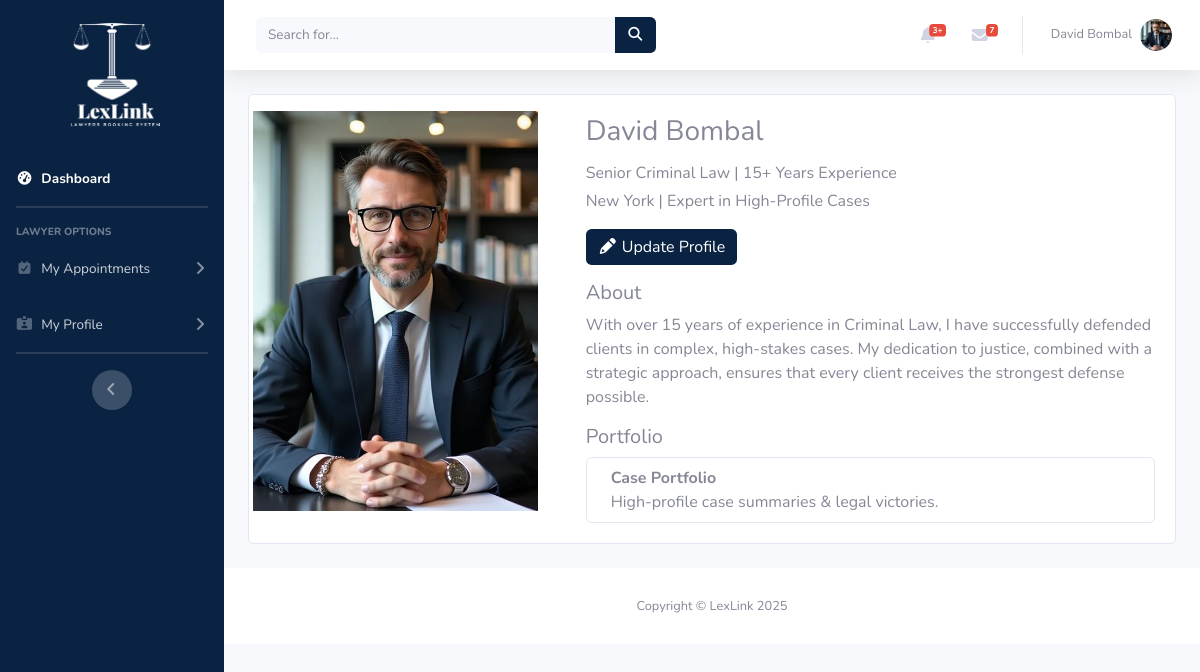
Page /lawyer/page/view-profile.php (signed in) on the committed database.
### tables this page shows
CREATE TABLE `lawyers` (
  `lawyer_id` int(10) UNSIGNED NOT NULL,
  `lawyer_name` varchar(255) NOT NULL,
  `lawyer_email` varchar(255) NOT NULL,
  `lawyer_password` varchar(255) NOT NULL,
  `lawyer_picture` varchar(255) DEFAULT NULL,
  `lawyer_document` varchar(255) DEFAULT NULL,
  `lawyer_category` int(11) DEFAULT NULL,
  `lawyer_city` int(11) DEFAULT NULL,
  `role` varchar(100) NOT NULL DEFAULT 'lawyer',
  `lawyer_status` enum('pending','active') DEFAULT 'pending',
  `is_lawyer_promoted` tinyint(1) DEFAULT 0,
  `created_at` timestamp NOT NULL DEFAULT current_timestamp(),
  `updated_at` timestamp NOT NULL DEFAULT current_timestamp() ON UPDATE current_timestamp()
);

CREATE TABLE `categories` (
  `category_id` int(11) NOT NULL,
  `category_name` varchar(100) DEFAULT NULL
);

CREATE TABLE `cities` (
  `city_id` int(11) NOT NULL,
  `city_name` varchar(255) DEFAULT NULL
);

### lawyer/page/view-profile.php (the view, shortened to what this page needs)
<?php
include_once("../lawyer_includes/lawyer_utils/auth.php");
include_once("../lawyer_includes/lawyer_layouts/header.php");
?>
<?php
$getLawyer = "SELECT * FROM `lawyers`
INNER JOIN `categories` ON lawyers.lawyer_category = categories.category_id
INNER JOIN `cities` on lawyers.lawyer_city = cities.city_id
WHERE `lawyer_id` = '$lawyerID' ";
$lawyerResult = mysqli_query($connection, $getLawyer);
$lawyer = mysqli_fetch_assoc($lawyerResult);
?>
<div class="container my-4">
    <div class="card">
        <div class="row g-0">
            <div class="col-md-4 text-center p-3">
                <img src="lawyer_assets/uploads/profilepic/<?php echo $lawyer['lawyer_picture']; ?>"
                    alt="Lawyer Photo"
                    class="img-fluid"
                    style="width:300px; height:400px; object-fit:cover;">
            </div>
            <div class="col-md-8">
                <div class="card-body">
                    <h3 class="card-title"><?php echo $lawyer['lawyer_name']; ?></h3>
                    <p class="card-text mb-1">Senior <?php echo $lawyer['category_name']; ?> | 15+ Years Experience</p>
                    <p class="card-text"><?php echo $lawyer['city_name']; ?> | Expert in High-Profile Cases</p>
                    <div class="mb-3">
                        <a href="page/update-profile.php" id="bookBtn" class="btn btn-primary">
                            <i class="fas fa-pencil"></i> Update Profile
                        </a>
                    </div>
                    <h5>About</h5>
                    <p>With over 15 years of experience in <?php echo $lawyer['category_name']; ?>, I have successfully defended clients in complex, high-stakes cases. My dedication to justice, combined with a strategic approach, ensures that every client receives the strongest defense possible.</p>
                    <h5>Portfolio</h5>
                    <div class="d-flex align-items-center p-2 border rounded">
                        <div>
                            <strong>Case Portfolio</strong><br>
                            High-profile case summaries & legal victories.
                        </div>
                    </div>
                </div>
            </div>
        </div>
    </div>
</div>
<?php
include_once("../lawyer_includes/lawyer_layouts/footer.php");
?>

### lawyer/lawyer_includes/lawyer_layouts/header.php (shortened to what this page needs)
<?php
$lawyerID = $_SESSION['lawyerID'];
$getLawyer = "SELECT * FROM `lawyers` WHERE `lawyer_id` ='$lawyerID' ";
$lawyerResult = mysqli_query($connection, $getLawyer);
$lawyer = mysqli_fetch_assoc($lawyerResult);
?>
<!DOCTYPE html>
<html lang="en">
<head>
    <link href="lawyer_assets/vendor/fontawesome-free/css/all.min.css" rel="stylesheet" type="text/css">
    <link rel="stylesheet" href="https://cdnjs.cloudflare.com/ajax/libs/font-awesome/7.0.0/css/all.min.css"
 />
    <link href="https://cdn.jsdelivr.net/npm/bootstrap@5.1.3/dist/css/bootstrap.min.css" rel="stylesheet">
    <link href="lawyer_assets/css/sb-admin-2.min.css" rel="stylesheet">
</head>
<body id="page-top">
    <div id="wrapper">
        <ul class="navbar-nav bg-gradient-primary sidebar sidebar-dark accordion" id="accordionSidebar">
            <a class="sidebar-brand d-flex align-items-center justify-content-center" href="/LexLink">
                <div class="sidebar-brand-icon" style="margin-top: 5rem !important;">
                    <img src="lawyer_assets/img/logoWhite.png" alt="" width="100%">
                </div>
            </a>
            <li class="nav-item active" id="mydashboard">
                <a class="nav-link" href="index.php">
                    <i class="fas fa-fw fa-tachometer-alt"></i>
                    <span>Dashboard</span></a>
            </li>
            <hr class="sidebar-divider">
            <div class="sidebar-heading">
                Lawyer Options
            </div>
            <li class="nav-item">
                <a class="nav-link collapsed" href="#" data-toggle="collapse" data-target="#collapseTwo"
                    aria-expanded="true" aria-controls="collapseTwo">
                    <i class="fa-solid fa-calendar-check"></i>
                    <span>My Appointments</span>
                </a>
            </li>
            <li class="nav-item">
                <a class="nav-link collapsed" href="#" data-toggle="collapse" data-target="#collapseUtilities"
                    aria-expanded="true" aria-controls="collapseUtilities">
                    <i class="fa-solid fa-id-card-clip"></i>
                    <span>My Profile</span>
                </a>
            </li>
            <hr class="sidebar-divider d-none d-md-block">
            <div class="text-center d-none d-md-inline">
                <button class="rounded-circle border-0" id="sidebarToggle"></button>
            </div>
        </ul>
        <div id="content-wrapper" class="d-flex flex-column">
            <div id="content">
                <nav class="navbar navbar-expand navbar-light bg-white topbar mb-4 static-top shadow">
                    <form
                        class="d-none d-sm-inline-block form-inline mr-auto ml-md-3 my-2 my-md-0 mw-100 navbar-search">
                        <div class="input-group">
                            <input type="text" class="form-control bg-light border-0 small" placeholder="Search for..."
                                aria-label="Search" aria-describedby="basic-addon2">
                            <div class="input-group-append">
                                <button class="btn btn-primary" type="button">
                                    <i class="fas fa-search fa-sm"></i>
                                </button>
                            </div>
                        </div>
                    </form>
                    <ul class="navbar-nav ml-auto">
                        <li class="nav-item dropdown no-arrow mx-1">
                            <a class="nav-link dropdown-toggle" href="#" id="alertsDropdown" role="button"
                                data-toggle="dropdown" aria-haspopup="true" aria-expanded="false">
                                <i class="fas fa-bell fa-fw"></i>
                                <span class="badge badge-danger badge-counter">3+</span>
                            </a>
                        </li>
                        <li class="nav-item dropdown no-arrow mx-1">
                            <a class="nav-link dropdown-toggle" href="#" id="messagesDropdown" role="button"
                                data-toggle="dropdown" aria-haspopup="true" aria-expanded="false">
                                <i class="fas fa-envelope fa-fw"></i>
                                <span class="badge badge-danger badge-counter">7</span>
                            </a>
                        </li>
                        <li class="nav-item dropdown no-arrow">
                            <a class="nav-link dropdown-toggle" href="#" id="userDropdown" role="button"
                                data-toggle="dropdown" aria-haspopup="true" aria-expanded="false">
                                <span class="mr-2 d-none d-lg-inline text-gray-600 small"><?php echo $lawyer['lawyer_name']; ?></span>
                                <img class="img-profile rounded-circle" src="lawyer_assets/uploads/profilepic/<?php echo $lawyer['lawyer_picture'] ?>">
                            </a>
                        </li>
                    </ul>
                </nav>

### lawyer/lawyer_includes/lawyer_layouts/header.php (style rules this page uses)
.bg-gradient-primary, .card-header { background-color: #0A2342 !important; background-image: none !important; background-size: cover; }
.btn-primary { background-color: #0A2342; border: none; }
#mydashboard { margin-top: 80px; }

### rows in the picture
lawyers: lawyer_name "David Bombal", lawyer_picture (picture), lawyer_category.category_name "Criminal Law", lawyer_city.city_name "New York"
